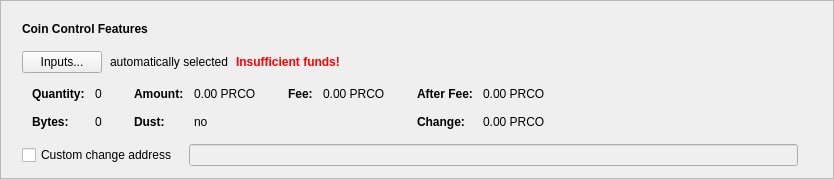
      <widget class="QFrame" name="frameCoinControl">
       <property name="sizePolicy">
        <sizepolicy hsizetype="Expanding" vsizetype="Fixed">
         <horstretch>0</horstretch>
         <verstretch>0</verstretch>
        </sizepolicy>
       </property>
       <property name="frameShape">
        <enum>QFrame::StyledPanel</enum>
       </property>
       <property name="frameShadow">
        <enum>QFrame::Raised</enum>
       </property>
       <layout class="QVBoxLayout" name="verticalLayout_2">
        <item>
         <layout class="QVBoxLayout" name="verticalLayoutCoinControl" stretch="0,0,0,0,0">
          <property name="spacing">
           <number>0</number>
          </property>
          <property name="sizeConstraint">
           <enum>QLayout::SetDefaultConstraint</enum>
          </property>
          <property name="leftMargin">
           <number>10</number>
          </property>
          <property name="topMargin">
           <number>10</number>
          </property>
          <item>
           <layout class="QHBoxLayout" name="horizontalLayoutCoinControl1">
            <property name="bottomMargin">
             <number>15</number>
            </property>
            <item>
             <widget class="QLabel" name="labelCoinControlFeatures">
              <property name="sizePolicy">
               <sizepolicy hsizetype="Preferred" vsizetype="Maximum">
                <horstretch>0</horstretch>
                <verstretch>0</verstretch>
               </sizepolicy>
              </property>
              <property name="font">
               <font>
                <weight>75</weight>
                <bold>true</bold>
               </font>
              </property>
              <property name="styleSheet">
               <string notr="true">font-weight:bold;</string>
              </property>
              <property name="text">
               <string>Coin Control Features</string>
              </property>
             </widget>
            </item>
           </layout>
          </item>
          <item>
           <layout class="QHBoxLayout" name="horizontalLayoutCoinControl2" stretch="0,0,0,0">
            <property name="spacing">
             <number>8</number>
            </property>
            <property name="bottomMargin">
             <number>10</number>
            </property>
            <item>
             <widget class="QPushButton" name="pushButtonCoinControl">
              <property name="styleSheet">
               <string notr="true"/>
              </property>
              <property name="text">
               <string>Inputs...</string>
              </property>
              <property name="autoDefault">
               <bool>false</bool>
              </property>
             </widget>
            </item>
            <item>
             <widget class="QLabel" name="labelCoinControlAutomaticallySelected">
              <property name="text">
               <string>automatically selected</string>
              </property>
              <property name="margin">
               <number>5</number>
              </property>
             </widget>
            </item>
            <item>
             <widget class="QLabel" name="labelCoinControlInsuffFunds">
              <property name="font">
               <font>
                <weight>75</weight>
                <bold>true</bold>
               </font>
              </property>
              <property name="styleSheet">
               <string notr="true">color:red;font-weight:bold;</string>
              </property>
              <property name="text">
               <string>Insufficient funds!</string>
              </property>
              <property name="margin">
               <number>5</number>
              </property>
             </widget>
            </item>
            <item>
             <spacer name="horizontalSpacerCoinControl">
              <property name="orientation">
               <enum>Qt::Horizontal</enum>
              </property>
              <property name="sizeHint" stdset="0">
               <size>
                <width>40</width>
                <height>1</height>
               </size>
              </property>
             </spacer>
            </item>
           </layout>
          </item>
          <item>
           <widget class="QWidget" name="widgetCoinControl" native="true">
            <property name="sizePolicy">
             <sizepolicy hsizetype="Preferred" vsizetype="Preferred">
              <horstretch>0</horstretch>
              <verstretch>0</verstretch>
             </sizepolicy>
            </property>
            <property name="minimumSize">
             <size>
              <width>0</width>
              <height>0</height>
             </size>
            </property>
            <property name="styleSheet">
             <string notr="true"/>
            </property>
            <layout class="QHBoxLayout" name="horizontalLayoutCoinControl5">
             <property name="leftMargin">
              <number>0</number>
             </property>
             <property name="topMargin">
              <number>0</number>
             </property>
             <property name="rightMargin">
              <number>0</number>
             </property>
             <property name="bottomMargin">
              <number>0</number>
             </property>
             <item>
              <layout class="QHBoxLayout" name="horizontalLayoutCoinControl3" stretch="0,0,0,1">
               <property name="spacing">
                <number>20</number>
               </property>
               <property name="topMargin">
                <number>0</number>
               </property>
               <property name="bottomMargin">
                <number>10</number>
               </property>
               <item>
                <layout class="QFormLayout" name="formLayoutCoinControl1">
                 <property name="horizontalSpacing">
                  <number>10</number>
                 </property>
                 <property name="verticalSpacing">
                  <number>14</number>
                 </property>
                 <property name="leftMargin">
                  <number>10</number>
                 </property>
                 <property name="topMargin">
                  <number>4</number>
                 </property>
                 <property name="rightMargin">
                  <number>6</number>
                 </property>
                 <item row="0" column="0">
                  <widget class="QLabel" name="labelCoinControlQuantityText">
                   <property name="font">
                    <font>
                     <weight>75</weight>
                     <bold>true</bold>
                    </font>
                   </property>
                   <property name="text">
                    <string>Quantity:</string>
                   </property>
                   <property name="margin">
                    <number>0</number>
                   </property>
                  </widget>
                 </item>
                 <item row="0" column="1">
                  <widget class="QLabel" name="labelCoinControlQuantity">
                   <property name="cursor">
                    <cursorShape>IBeamCursor</cursorShape>
                   </property>
                   <property name="contextMenuPolicy">
                    <enum>Qt::ActionsContextMenu</enum>
                   </property>
                   <property name="text">
                    <string notr="true">0</string>
                   </property>
                   <property name="margin">
                    <number>0</number>
                   </property>
                   <property name="textInteractionFlags">
                    <set>Qt::LinksAccessibleByMouse|Qt::TextSelectableByKeyboard|Qt::TextSelectableByMouse</set>
                   </property>
                  </widget>
                 </item>
                 <item row="1" column="0">
                  <widget class="QLabel" name="labelCoinControlBytesText">
                   <property name="font">
                    <font>
                     <weight>75</weight>
                     <bold>true</bold>
                    </font>
                   </property>
                   <property name="text">
                    <string>Bytes:</string>
                   </property>
                  </widget>
                 </item>
                 <item row="1" column="1">
                  <widget class="QLabel" name="labelCoinControlBytes">
                   <property name="cursor">
                    <cursorShape>IBeamCursor</cursorShape>
                   </property>
                   <property name="contextMenuPolicy">
                    <enum>Qt::ActionsContextMenu</enum>
                   </property>
                   <property name="text">
                    <string notr="true">0</string>
                   </property>
                   <property name="textInteractionFlags">
                    <set>Qt::LinksAccessibleByMouse|Qt::TextSelectableByKeyboard|Qt::TextSelectableByMouse</set>
                   </property>
                  </widget>
                 </item>
                </layout>
               </item>
               <item>
                <layout class="QFormLayout" name="formLayoutCoinControl2">
                 <property name="horizontalSpacing">
                  <number>10</number>
                 </property>
                 <property name="verticalSpacing">
                  <number>14</number>
                 </property>
                 <property name="leftMargin">
                  <number>6</number>
                 </property>
                 <property name="topMargin">
                  <number>4</number>
                 </property>
                 <property name="rightMargin">
                  <number>6</number>
                 </property>
                 <item row="0" column="0">
                  <widget class="QLabel" name="labelCoinControlAmountText">
                   <property name="font">
                    <font>
                     <weight>75</weight>
                     <bold>true</bold>
                    </font>
                   </property>
                   <property name="text">
                    <string>Amount:</string>
                   </property>
                   <property name="margin">
                    <number>0</number>
                   </property>
                  </widget>
                 </item>
                 <item row="0" column="1">
                  <widget class="QLabel" name="labelCoinControlAmount">
                   <property name="cursor">
                    <cursorShape>IBeamCursor</cursorShape>
                   </property>
                   <property name="contextMenuPolicy">
                    <enum>Qt::ActionsContextMenu</enum>
                   </property>
                   <property name="text">
                    <string notr="true">0.00 PRCO</string>
                   </property>
                   <property name="textInteractionFlags">
                    <set>Qt::LinksAccessibleByMouse|Qt::TextSelectableByKeyboard|Qt::TextSelectableByMouse</set>
                   </property>
                  </widget>
                 </item>
                 <item row="1" column="0">
                  <widget class="QLabel" name="labelCoinControlLowOutputText">
                   <property name="font">
                    <font>
                     <weight>75</weight>
                     <bold>true</bold>
                    </font>
                   </property>
                   <property name="text">
                    <string>Dust:</string>
                   </property>
                  </widget>
                 </item>
                 <item row="1" column="1">
                  <widget class="QLabel" name="labelCoinControlLowOutput">
                   <property name="cursor">
                    <cursorShape>IBeamCursor</cursorShape>
                   </property>
                   <property name="contextMenuPolicy">
                    <enum>Qt::ActionsContextMenu</enum>
                   </property>
                   <property name="text">
                    <string notr="true">no</string>
                   </property>
                   <property name="textInteractionFlags">
                    <set>Qt::LinksAccessibleByMouse|Qt::TextSelectableByKeyboard|Qt::TextSelectableByMouse</set>
                   </property>
                  </widget>
                 </item>
                </layout>
               </item>
               <item>
                <layout class="QFormLayout" name="formLayoutCoinControl3">
                 <property name="horizontalSpacing">
                  <number>10</number>
                 </property>
                 <property name="verticalSpacing">
                  <number>14</number>
                 </property>
                 <property name="leftMargin">
                  <number>6</number>
                 </property>
                 <property name="topMargin">
                  <number>4</number>
                 </property>
                 <property name="rightMargin">
                  <number>6</number>
                 </property>
                 <item row="0" column="0">
                  <widget class="QLabel" name="labelCoinControlFeeText">
                   <property name="font">
                    <font>
                     <weight>75</weight>
                     <bold>true</bold>
                    </font>
                   </property>
                   <property name="text">
                    <string>Fee:</string>
                   </property>
                   <property name="margin">
                    <number>0</number>
                   </property>
                  </widget>
                 </item>
                 <item row="0" column="1">
                  <widget class="QLabel" name="labelCoinControlFee">
                   <property name="cursor">
                    <cursorShape>IBeamCursor</cursorShape>
                   </property>
                   <property name="contextMenuPolicy">
                    <enum>Qt::ActionsContextMenu</enum>
                   </property>
                   <property name="text">
                    <string notr="true">0.00 PRCO</string>
                   </property>
                   <property name="textInteractionFlags">
                    <set>Qt::LinksAccessibleByMouse|Qt::TextSelectableByKeyboard|Qt::TextSelectableByMouse</set>
                   </property>
                  </widget>
                 </item>
                </layout>
               </item>
               <item>
                <layout class="QFormLayout" name="formLayoutCoinControl4">
                 <property name="horizontalSpacing">
                  <number>10</number>
                 </property>
                 <property name="verticalSpacing">
                  <number>14</number>
                 </property>
                 <property name="leftMargin">
                  <number>6</number>
                 </property>
                 <property name="topMargin">
                  <number>4</number>
                 </property>
                 <property name="rightMargin">
                  <number>6</number>
                 </property>
                 <item row="0" column="0">
                  <widget class="QLabel" name="labelCoinControlAfterFeeText">
                   <property name="font">
                    <font>
                     <weight>75</weight>
                     <bold>true</bold>
                    </font>
                   </property>
                   <property name="text">
                    <string>After Fee:</string>
                   </property>
                   <property name="margin">
                    <number>0</number>
                   </property>
                  </widget>
                 </item>
                 <item row="0" column="1">
                  <widget class="QLabel" name="labelCoinControlAfterFee">
                   <property name="cursor">
                    <cursorShape>IBeamCursor</cursorShape>
                   </property>
                   <property name="contextMenuPolicy">
                    <enum>Qt::ActionsContextMenu</enum>
                   </property>
                   <property name="text">
                    <string notr="true">0.00 PRCO</string>
                   </property>
                   <property name="textInteractionFlags">
                    <set>Qt::LinksAccessibleByMouse|Qt::TextSelectableByKeyboard|Qt::TextSelectableByMouse</set>
                   </property>
                  </widget>
                 </item>
                 <item row="1" column="0">
                  <widget class="QLabel" name="labelCoinControlChangeText">
                   <property name="font">
                    <font>
                     <weight>75</weight>
                     <bold>true</bold>
                    </font>
                   </property>
                   <property name="text">
                    <string>Change:</string>
                   </property>
                  </widget>
                 </item>
                 <item row="1" column="1">
                  <widget class="QLabel" name="labelCoinControlChange">
                   <property name="cursor">
                    <cursorShape>IBeamCursor</cursorShape>
                   </property>
                   <property name="contextMenuPolicy">
                    <enum>Qt::ActionsContextMenu</enum>
                   </property>
                   <property name="text">
                    <string notr="true">0.00 PRCO</string>
                   </property>
                   <property name="textInteractionFlags">
                    <set>Qt::LinksAccessibleByMouse|Qt::TextSelectableByKeyboard|Qt::TextSelectableByMouse</set>
                   </property>
                  </widget>
                 </item>
                </layout>
               </item>
              </layout>
             </item>
            </layout>
           </widget>
          </item>
          <item>
           <layout class="QHBoxLayout" name="horizontalLayoutCoinControl4" stretch="0,0,0">
            <property name="spacing">
             <number>12</number>
            </property>
            <property name="sizeConstraint">
             <enum>QLayout::SetDefaultConstraint</enum>
            </property>
            <property name="topMargin">
             <number>5</number>
            </property>
            <property name="rightMargin">
             <number>5</number>
            </property>
            <item>
             <widget class="QCheckBox" name="checkBoxCoinControlChange">
              <property name="toolTip">
               <string>If this is activated, but the change address is empty or invalid, change will be sent to a newly generated address.</string>
              </property>
              <property name="text">
               <string>Custom change address</string>
              </property>
             </widget>
            </item>
            <item>
             <widget class="QValidatedLineEdit" name="lineEditCoinControlChange">
              <property name="enabled">
               <bool>false</bool>
              </property>
              <property name="sizePolicy">
               <sizepolicy hsizetype="Expanding" vsizetype="Fixed">
                <horstretch>0</horstretch>
                <verstretch>0</verstretch>
               </sizepolicy>
              </property>
             </widget>
            </item>
            <item>
             <widget class="QLabel" name="labelCoinControlChangeLabel">
              <property name="sizePolicy">
               <sizepolicy hsizetype="Preferred" vsizetype="Expanding">
                <horstretch>0</horstretch>
                <verstretch>0</verstretch>
               </sizepolicy>
              </property>
              <property name="minimumSize">
               <size>
                <width>0</width>
                <height>0</height>
               </size>
              </property>
              <property name="text">
               <string/>
              </property>
              <property name="margin">
               <number>3</number>
              </property>
             </widget>
            </item>
           </layout>
          </item>
          <item>
           <spacer name="verticalSpacerCoinControl">
            <property name="orientation">
             <enum>Qt::Vertical</enum>
            </property>
            <property name="sizeType">
             <enum>QSizePolicy::Expanding</enum>
            </property>
            <property name="sizeHint" stdset="0">
             <size>
              <width>800</width>
              <height>1</height>
             </size>
            </property>
           </spacer>
          </item>
         </layout>
        </item>
       </layout>
      </widget>
